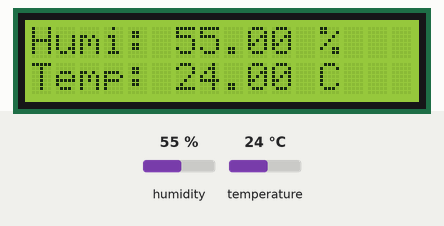
This sketch was run on a simulated Arduino Uno, built with avr-gcc and run on an emulated ATmega328P. Shown: 16×2 character LCD. The inputs (shaded band) are chosen by the test bench; at power-on: humidity 55 %, temperature 24 °C. What the sketch prints to the serial monitor is not drawn.

Above: at 1.2 s.
1.3 s: humidity set to 22 %
At 2.7 s:
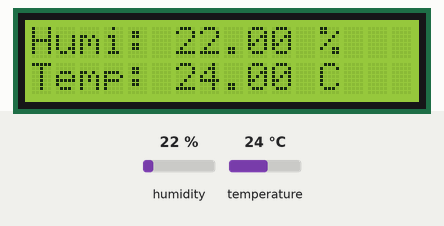
3.0 s: temperature set to 12 °C
At 4.1 s:
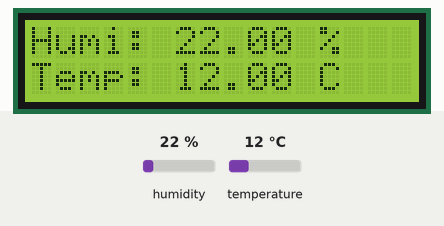
4.5 s: humidity set to 40 %
At 5.2 s:
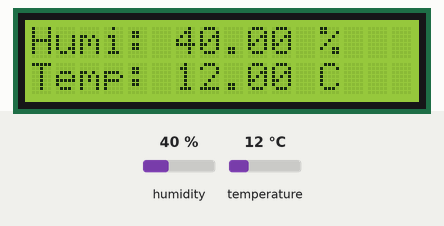
6.0 s: temperature set to 19 °C
At 6.4 s:
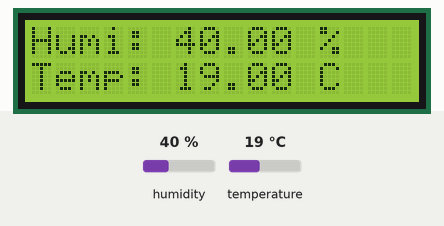
Timing chart, 0 to 8.5 s (numbered marks = the images above; inputs shaded):
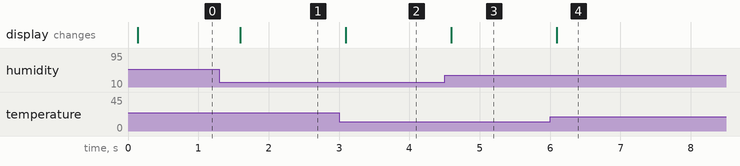

The sketch:

HTU21D_LCD.ino
```cpp
#include <Timer.h>
#include <Wire.h>
#include <HTU21D.h>
#include <LCD.h>
#include <LiquidCrystal_I2C.h>  // NewLiquidCrystal library

#define I2C_ADDR  0x27  // 定義 I2C Address for the PCF8574T (0x27、0x3F)
#define BACKLIGHT_PIN  3 // 背光 pin

LiquidCrystal_I2C  lcd(I2C_ADDR, 2, 1, 0, 4, 5, 6, 7); // 初始 I2C LCD 物件
HTU21D htu; // 宣告 HTU21D
float humidity, temperature;
Timer t; // 宣告 Timer 物件

void setup() {
  Serial.begin(9600);
  Serial.println("HTU21D !");
  htu.begin();
  lcd.begin (16, 2); // LCD 初始
  lcd.setBacklightPin(BACKLIGHT_PIN, POSITIVE); // 設定背光
  lcd.backlight(); // 開啟背光
  lcd.clear(); // 清空 LCD
  lcd.setCursor(0, 0);
  lcd.print("Humi: ");
  lcd.setCursor(0, 1);
  lcd.print("Temp: ");
  t.every(100, detectHtu21d);
  t.every(500, showInLCD);
}

void loop() {
  t.update();
}

void detectHtu21d() {
  humidity = htu.readHumidity(); // 取得濕度
  temperature = htu.readTemperature(); // 取得溫度
  Serial.print("Time:");
  Serial.print(millis()/1000); // 時間
  Serial.print(" Temperature:");
  Serial.print(temperature, 2);
  Serial.print(" C");
  Serial.print(" Humidity:");
  Serial.print(humidity, 2);
  Serial.print(" %");
  Serial.println();
}

void showInLCD() {
  lcd.setCursor(6, 0); //Start at character 0 on line 0
  lcd.print(humidity);
  lcd.print(" %");
  lcd.setCursor(6, 1); //Start at character 0 on line 0
  lcd.print(temperature);
  lcd.print(" C");
}
```

Measured:
- after the input at 1.3 s, the display: changes after 0.29 s (image 1)
- after the input at 3.0 s, the display: changes after 0.09 s (image 2)
- after the input at 4.5 s, the display: changes after 0.10 s (image 3)
- after the input at 6.0 s, the display: changes after 0.10 s (image 4)
